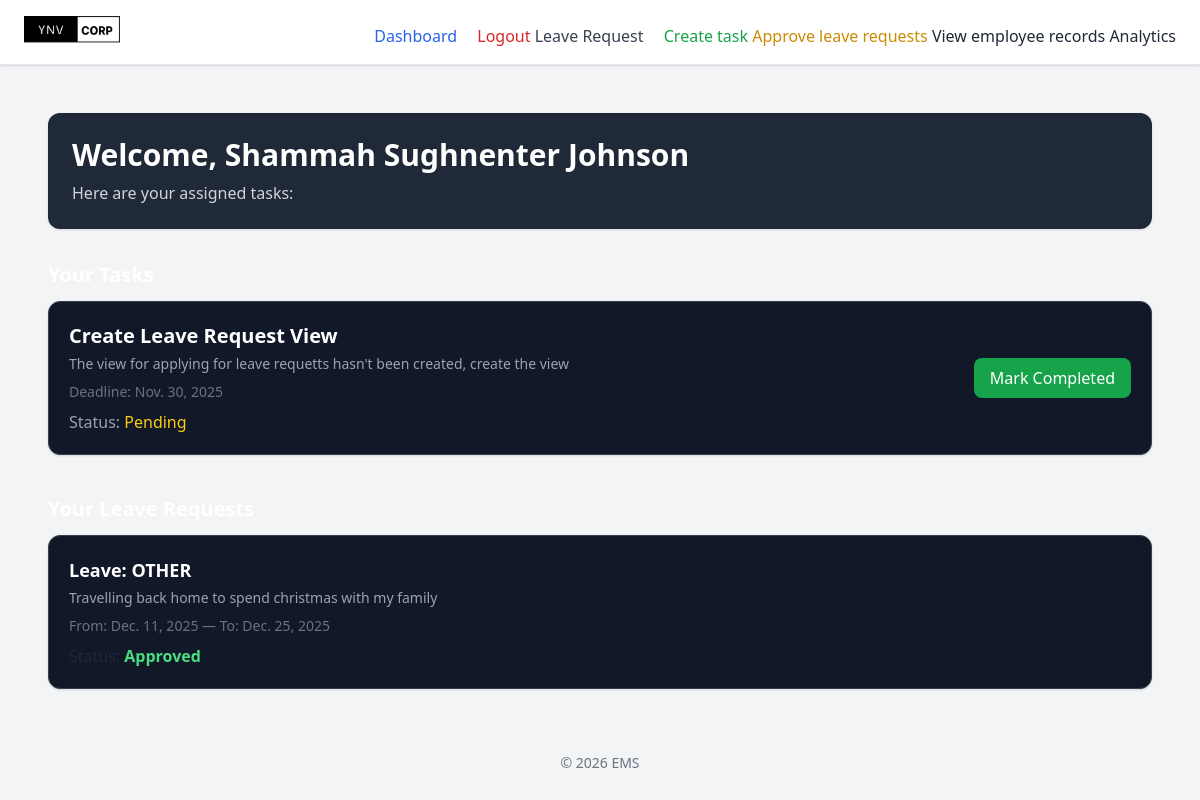
The app's page / (signed in), older data.
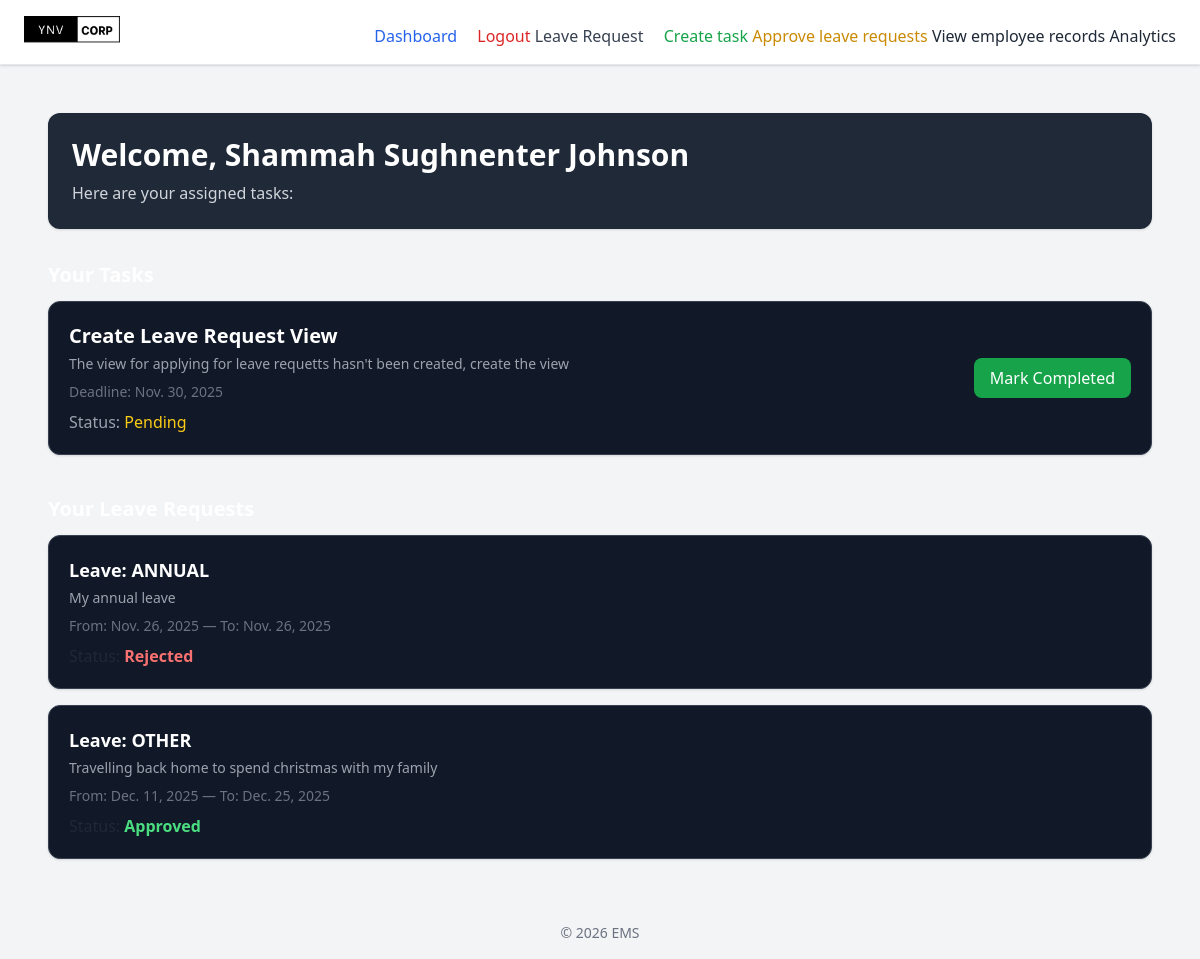
The same page, newer data.
### employee/models.py (models this page shows, shortened)
class Task(models.Model):
    assigned_to = models.ForeignKey(Employee, on_delete=models.CASCADE, related_name="assigned_tasks")
    title = models.CharField(max_length=100) #title of task field
    description = models.TextField() #description of task field
    assigned_date = models.DateField(auto_now_add=True) #date field for assigned date
    deadline = models.DateField() #date field for deadline
    complete = models.BooleanField(default=False)
    class Meta():
        ordering = ['complete']

class LeaveRequest(models.Model):
    STATUS_CHOICES = [
        ('Pending', 'Pending'),
        ('Approved', 'Approved'),
        ('Rejected', 'Rejected'),
    ] # status choices for the leave request
    LEAVE_TYPE=(
        ('sick', 'SICK'),
        ('annual', 'ANNUAL'),
        ('unpaid', 'UNPAID'),
        ('maternity', 'MATERNITY'),
        ('paternity', 'PATERNITY'),
        ('bereavement', 'BEREAVEMENT'),
        ('other', 'OTHER'),
        )
    employee = models.ForeignKey(Employee, on_delete=models.CASCADE, related_name='leave_requests')
    start_date = models.DateField() #date field for start date
    end_date = models.DateField() #date field for end date
    reason = models.TextField() #reason for leave field
    leave_type = models.CharField(max_length=20, choices=LEAVE_TYPE, default='other') #leave type field with choices
    status = models.CharField(max_length=10, choices=STATUS_CHOICES, default='Pending') #status field with choices
    applied_on = models.DateField(auto_now_add=True) #date field for applied on
    class Meta:
        ordering = ['-applied_on']
        verbose_name = "Leave Request"
        verbose_name_plural = "Leave Requests"

### employee/views.py (the view)
# urls.py: path('', DashboardView.as_view(), name='dashboard'),
class DashboardView(LoginRequiredMixin, ListView):
    model = Task
    template_name = 'employee/dashboard.html'
    context_object_name = 'tasks'
    def get_context_data(self, **kwargs):
        ctx = super().get_context_data(**kwargs)
        ctx['tasks'] = Task.objects.filter(assigned_to=self.request.user).order_by('-deadline')
        ctx['leave_requests'] = LeaveRequest.objects.filter(employee=self.request.user)
        return ctx

### employee/templates/employee/dashboard.html (shortened to what this page needs)
{% extends 'employee/base.html' %}
{% block content %}
<div class="p-6">
  <div class="bg-gray-800 text-white p-6 rounded-xl shadow mb-8">
    <h1 class="text-3xl font-semibold">
      Welcome, {{ request.user.full_name }}
    </h1>
    <p class="text-gray-300 mt-2">Here are your assigned tasks:</p>
  </div>
  <h2 class="text-xl text-white mb-3 font-semibold">Your Tasks</h2>
  <div class="grid gap-4">
    {% for task in tasks %}
    <div class="bg-gray-900 border border-gray-700 p-5 rounded-xl shadow flex justify-between items-center">
      <div>
        <h2 class="text-xl font-semibold text-white">{{ task.title }}</h2>
        <p class="text-gray-400 text-sm mt-1">{{ task.description }}</p>
        <p class="text-gray-500 text-sm mt-2">Deadline: {{ task.deadline }}</p>
        <p class="text-gray-400 mt-2">
          Status:
          <span class="{% if task.complete %}text-green-400{% else %}text-yellow-400{% endif %}">
            {% if task.complete %}Completed{% else %}Pending{% endif %}
          </span>
        </p>
      </div>
      {% if not task.complete %}
      <form method="POST" action="{% url 'complete_task' task.id %}">
        <button
          class="bg-green-600 hover:bg-green-700 text-white px-4 py-2 rounded-lg">
          Mark Completed
        </button>
      </form>
      {% endif %}
    </div>
    {% empty %}
    <p class="text-gray-400 text-center">No tasks assigned.</p>
    {% endfor %}
  </div>
  <h2 class="text-xl text-white mb-3 font-semibold mt-10">Your Leave Requests</h2>
  <div class="grid gap-4">
    {% for leave in leave_requests %}
    <div class="bg-gray-900 border border-gray-700 p-5 rounded-xl shadow">
      <h3 class="text-lg font-semibold text-white">Leave: {{ leave.leave_type|upper }}</h3>
      <p class="text-gray-400 text-sm mt-1">{{ leave.reason }}</p>
      <p class="text-gray-500 text-sm mt-2">
        From: {{ leave.start_date }} — To: {{ leave.end_date }}
      </p>
      <p class="mt-2">
        Status:
        {% if leave.status == "Approved" %}
        <span class="text-green-400 font-semibold">Approved</span>
        {% elif leave.status == "Rejected" %}
        <span class="text-red-400 font-semibold">Rejected</span>
        {% else %}
        <span class="text-yellow-400 font-semibold">Pending</span>
        {% endif %}
      </p>
    </div>
    {% empty %}
    <p class="text-gray-400 text-center">No leave requests made yet.</p>
    {% endfor %}
  </div>
</div>
{% endblock %}

Row changes from the older to the newer data that the page shows:
added LeaveRequest: leave_type "ANNUAL", reason "My annual leave", start_date "Nov. 26, 2025", end_date "Nov. 26, 2025", status "Rejected"
